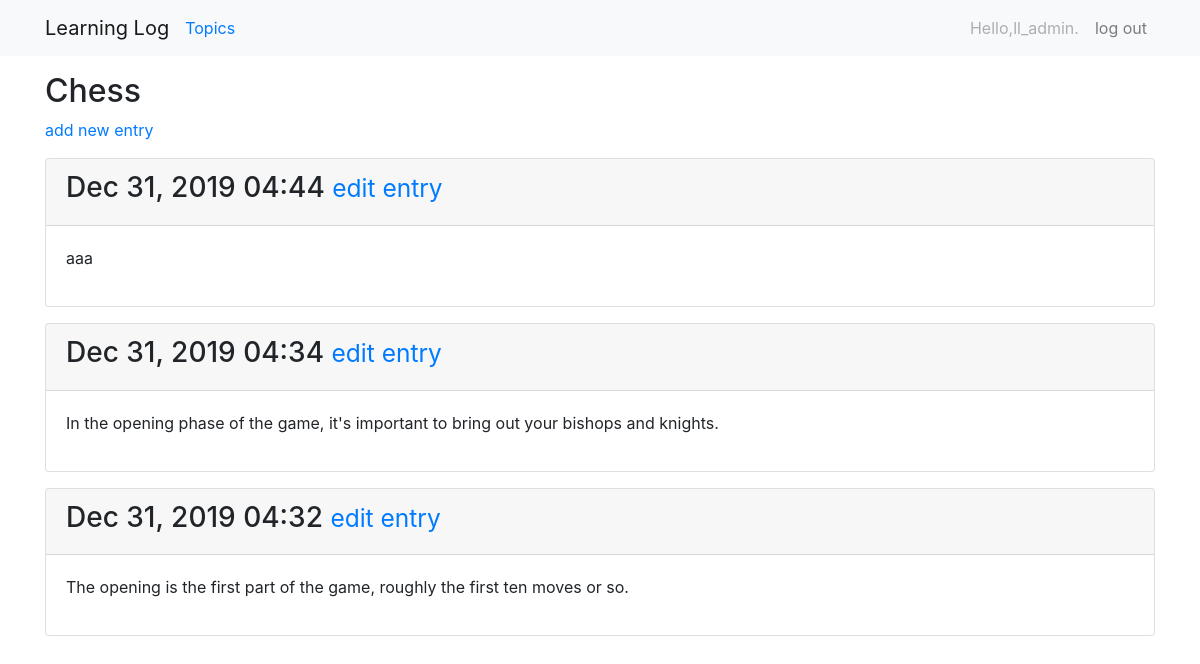
The page /topics/1/ (signed in) on the database its author committed.
### learning_logs/models.py (models this page shows, shortened)
class Topic(models.Model):
    text=models.CharField(max_length=200)
    date_added=models.DateTimeField(auto_now_add=True)
    owner= models.ForeignKey(User,on_delete=models.CASCADE)
    def __str__(self):
        return self.text

class Entry(models.Model):
    topic=models.ForeignKey(Topic, on_delete=models.CASCADE)
    text=models.TextField()
    date_added=models.DateTimeField(auto_now_add=True)
    class Meta:
        verbose_name_plural='entries'

### learning_logs/views.py (the view)
# urls.py: url(r'^topics/(?P<topic_id>\d+)/$', views.topic, name='topic'),
@login_required
def topic(request,topic_id):
    topic=Topic.objects.get(id=topic_id)
    if topic.owner != request.user:
        raise Http404
    entries=topic.entry_set.order_by('-date_added')
    context={'topic':topic,'entries':entries}
    return render(request,'learning_logs/topic.html',context)

### learning_logs/templates/learning_logs/topic.html
{% extends 'learning_logs/base.html' %}
{% block header %}
  <h2>{{ topic }}</h2>
{% endblock header %}
{% block content %}
  <p>
    <a href="{% url 'learning_logs:new_entry' topic.id %}">add new entry</a>
  </p>
  {% for entry in entries %}
    <div class="card mb-3"">
      <div class="card-header">
        <h3>
          {{ entry.date_added|date:'M d, Y H:i' }}
          <small>
            <a href="{% url 'learning_logs:edit_entry' entry.id %}">
            edit entry</a>
          </small>
        </h3>
      </div>
      <div class="card-body">
        {{ entry.text | linebreaks }}
      </div>
    </div>
  {% empty %}
      There are no entries for this topic yet.
  {% endfor %}
{% endblock content%}

### learning_logs/templates/learning_logs/base.html (shortened to what this page needs)
{% load bootstrap4 %}
<!DOCTYPE html>
<html lang="en">
  <head>
    {% bootstrap_css %}
  </head>
  <body>
    <nav class="navbar navbar-expand-lg navbar-static-top
            navbar-light bg-light">
      <div class="container">
        <div class="navbar-header">
          <a class="navbar-brand" href="{% url 'learning_logs:index' %}">
                Learning Log</a>
        </div>
        <div id="navbar" class="navbar-collapse collapse">
          <ul class="navbar-nav mr-auto">
            <li><a href="{% url 'learning_logs:topics' %}">Topics</a></li>
          </ul>
          <ul class="navbar-nav">
            {% if user.is_authenticated %}
              <li class="nav-item">
                  <a class="nav-link disabled">Hello,{{ user.username }}.</a>
              </li>
              <li  class="nav-item">
                  <a class="nav-link"  href="{% url 'users:logout' %}">
                      log out</a>
              </li>
            {% endif %}
          </ul>
        </div>
      </div>
    </nav>
    <div class="container mt-3">
      <div class="page-header">
        {% block header %}{% endblock header %}
      </div>
      <div>
        {% block content%}{%endblock content %}
      </div>
    </div>
  </body>
</html>

### rows shown on the page
Topic: text "Chess"
Entry: date_added "Dec 31, 2019 04:44", text "aaa"
Entry: date_added "Dec 31, 2019 04:34", text "In the opening phase of the game, it's important to bring out your bishops and knights."
Entry: date_added "Dec 31, 2019 04:32", text "The opening is the first part of the game, roughly the first ten moves or so."

### other values the page prints
{{ user.username }} "ll_admin"
